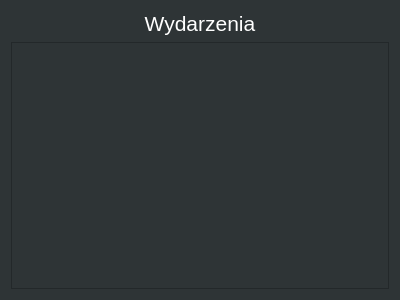
<?xml version="1.0" encoding="UTF-8"?>
<ui version="4.0">
 <class>Events_window</class>
 <widget class="QDialog" name="Events_window">
  <property name="geometry">
   <rect>
    <x>0</x>
    <y>0</y>
    <width>400</width>
    <height>300</height>
   </rect>
  </property>
  <property name="palette">
   <palette>
    <active>
     <colorrole role="WindowText">
      <brush brushstyle="SolidPattern">
       <color alpha="255">
        <red>255</red>
        <green>255</green>
        <blue>255</blue>
       </color>
      </brush>
     </colorrole>
     <colorrole role="Button">
      <brush brushstyle="SolidPattern">
       <color alpha="255">
        <red>46</red>
        <green>52</green>
        <blue>54</blue>
       </color>
      </brush>
     </colorrole>
     <colorrole role="Light">
      <brush brushstyle="SolidPattern">
       <color alpha="255">
        <red>69</red>
        <green>78</green>
        <blue>81</blue>
       </color>
      </brush>
     </colorrole>
     <colorrole role="Midlight">
      <brush brushstyle="SolidPattern">
       <color alpha="255">
        <red>57</red>
        <green>65</green>
        <blue>67</blue>
       </color>
      </brush>
     </colorrole>
     <colorrole role="Dark">
      <brush brushstyle="SolidPattern">
       <color alpha="255">
        <red>23</red>
        <green>26</green>
        <blue>27</blue>
       </color>
      </brush>
     </colorrole>
     <colorrole role="Mid">
      <brush brushstyle="SolidPattern">
       <color alpha="255">
        <red>30</red>
        <green>34</green>
        <blue>36</blue>
       </color>
      </brush>
     </colorrole>
     <colorrole role="Text">
      <brush brushstyle="SolidPattern">
       <color alpha="255">
        <red>255</red>
        <green>255</green>
        <blue>255</blue>
       </color>
      </brush>
     </colorrole>
     <colorrole role="BrightText">
      <brush brushstyle="SolidPattern">
       <color alpha="255">
        <red>255</red>
        <green>255</green>
        <blue>255</blue>
       </color>
      </brush>
     </colorrole>
     <colorrole role="ButtonText">
      <brush brushstyle="SolidPattern">
       <color alpha="255">
        <red>255</red>
        <green>255</green>
        <blue>255</blue>
       </color>
      </brush>
     </colorrole>
     <colorrole role="Base">
      <brush brushstyle="SolidPattern">
       <color alpha="255">
        <red>0</red>
        <green>0</green>
        <blue>0</blue>
       </color>
      </brush>
     </colorrole>
     <colorrole role="Window">
      <brush brushstyle="SolidPattern">
       <color alpha="255">
        <red>46</red>
        <green>52</green>
        <blue>54</blue>
       </color>
      </brush>
     </colorrole>
     <colorrole role="Shadow">
      <brush brushstyle="SolidPattern">
       <color alpha="255">
        <red>0</red>
        <green>0</green>
        <blue>0</blue>
       </color>
      </brush>
     </colorrole>
     <colorrole role="AlternateBase">
      <brush brushstyle="SolidPattern">
       <color alpha="255">
        <red>23</red>
        <green>26</green>
        <blue>27</blue>
       </color>
      </brush>
     </colorrole>
     <colorrole role="ToolTipBase">
      <brush brushstyle="SolidPattern">
       <color alpha="255">
        <red>255</red>
        <green>255</green>
        <blue>220</blue>
       </color>
      </brush>
     </colorrole>
     <colorrole role="ToolTipText">
      <brush brushstyle="SolidPattern">
       <color alpha="255">
        <red>0</red>
        <green>0</green>
        <blue>0</blue>
       </color>
      </brush>
     </colorrole>
     <colorrole role="PlaceholderText">
      <brush brushstyle="SolidPattern">
       <color alpha="128">
        <red>255</red>
        <green>255</green>
        <blue>255</blue>
       </color>
      </brush>
     </colorrole>
    </active>
    <inactive>
     <colorrole role="WindowText">
      <brush brushstyle="SolidPattern">
       <color alpha="255">
        <red>255</red>
        <green>255</green>
        <blue>255</blue>
       </color>
      </brush>
     </colorrole>
     <colorrole role="Button">
      <brush brushstyle="SolidPattern">
       <color alpha="255">
        <red>46</red>
        <green>52</green>
        <blue>54</blue>
       </color>
      </brush>
     </colorrole>
     <colorrole role="Light">
      <brush brushstyle="SolidPattern">
       <color alpha="255">
        <red>69</red>
        <green>78</green>
        <blue>81</blue>
       </color>
      </brush>
     </colorrole>
     <colorrole role="Midlight">
      <brush brushstyle="SolidPattern">
       <color alpha="255">
        <red>57</red>
        <green>65</green>
        <blue>67</blue>
       </color>
      </brush>
     </colorrole>
     <colorrole role="Dark">
      <brush brushstyle="SolidPattern">
       <color alpha="255">
        <red>23</red>
        <green>26</green>
        <blue>27</blue>
       </color>
      </brush>
     </colorrole>
     <colorrole role="Mid">
      <brush brushstyle="SolidPattern">
       <color alpha="255">
        <red>30</red>
        <green>34</green>
        <blue>36</blue>
       </color>
      </brush>
     </colorrole>
     <colorrole role="Text">
      <brush brushstyle="SolidPattern">
       <color alpha="255">
        <red>255</red>
        <green>255</green>
        <blue>255</blue>
       </color>
      </brush>
     </colorrole>
     <colorrole role="BrightText">
      <brush brushstyle="SolidPattern">
       <color alpha="255">
        <red>255</red>
        <green>255</green>
        <blue>255</blue>
       </color>
      </brush>
     </colorrole>
     <colorrole role="ButtonText">
      <brush brushstyle="SolidPattern">
       <color alpha="255">
        <red>255</red>
        <green>255</green>
        <blue>255</blue>
       </color>
      </brush>
     </colorrole>
     <colorrole role="Base">
      <brush brushstyle="SolidPattern">
       <color alpha="255">
        <red>0</red>
        <green>0</green>
        <blue>0</blue>
       </color>
      </brush>
     </colorrole>
     <colorrole role="Window">
      <brush brushstyle="SolidPattern">
       <color alpha="255">
        <red>46</red>
        <green>52</green>
        <blue>54</blue>
       </color>
      </brush>
     </colorrole>
     <colorrole role="Shadow">
      <brush brushstyle="SolidPattern">
       <color alpha="255">
        <red>0</red>
        <green>0</green>
        <blue>0</blue>
       </color>
      </brush>
     </colorrole>
     <colorrole role="AlternateBase">
      <brush brushstyle="SolidPattern">
       <color alpha="255">
        <red>23</red>
        <green>26</green>
        <blue>27</blue>
       </color>
      </brush>
     </colorrole>
     <colorrole role="ToolTipBase">
      <brush brushstyle="SolidPattern">
       <color alpha="255">
        <red>255</red>
        <green>255</green>
        <blue>220</blue>
       </color>
      </brush>
     </colorrole>
     <colorrole role="ToolTipText">
      <brush brushstyle="SolidPattern">
       <color alpha="255">
        <red>0</red>
        <green>0</green>
        <blue>0</blue>
       </color>
      </brush>
     </colorrole>
     <colorrole role="PlaceholderText">
      <brush brushstyle="SolidPattern">
       <color alpha="128">
        <red>255</red>
        <green>255</green>
        <blue>255</blue>
       </color>
      </brush>
     </colorrole>
    </inactive>
    <disabled>
     <colorrole role="WindowText">
      <brush brushstyle="SolidPattern">
       <color alpha="255">
        <red>23</red>
        <green>26</green>
        <blue>27</blue>
       </color>
      </brush>
     </colorrole>
     <colorrole role="Button">
      <brush brushstyle="SolidPattern">
       <color alpha="255">
        <red>46</red>
        <green>52</green>
        <blue>54</blue>
       </color>
      </brush>
     </colorrole>
     <colorrole role="Light">
      <brush brushstyle="SolidPattern">
       <color alpha="255">
        <red>69</red>
        <green>78</green>
        <blue>81</blue>
       </color>
      </brush>
     </colorrole>
     <colorrole role="Midlight">
      <brush brushstyle="SolidPattern">
       <color alpha="255">
        <red>57</red>
        <green>65</green>
        <blue>67</blue>
       </color>
      </brush>
     </colorrole>
     <colorrole role="Dark">
      <brush brushstyle="SolidPattern">
       <color alpha="255">
        <red>23</red>
        <green>26</green>
        <blue>27</blue>
       </color>
      </brush>
     </colorrole>
     <colorrole role="Mid">
      <brush brushstyle="SolidPattern">
       <color alpha="255">
        <red>30</red>
        <green>34</green>
        <blue>36</blue>
       </color>
      </brush>
     </colorrole>
     <colorrole role="Text">
      <brush brushstyle="SolidPattern">
       <color alpha="255">
        <red>23</red>
        <green>26</green>
        <blue>27</blue>
       </color>
      </brush>
     </colorrole>
     <colorrole role="BrightText">
      <brush brushstyle="SolidPattern">
       <color alpha="255">
        <red>255</red>
        <green>255</green>
        <blue>255</blue>
       </color>
      </brush>
     </colorrole>
     <colorrole role="ButtonText">
      <brush brushstyle="SolidPattern">
       <color alpha="255">
        <red>23</red>
        <green>26</green>
        <blue>27</blue>
       </color>
      </brush>
     </colorrole>
     <colorrole role="Base">
      <brush brushstyle="SolidPattern">
       <color alpha="255">
        <red>46</red>
        <green>52</green>
        <blue>54</blue>
       </color>
      </brush>
     </colorrole>
     <colorrole role="Window">
      <brush brushstyle="SolidPattern">
       <color alpha="255">
        <red>46</red>
        <green>52</green>
        <blue>54</blue>
       </color>
      </brush>
     </colorrole>
     <colorrole role="Shadow">
      <brush brushstyle="SolidPattern">
       <color alpha="255">
        <red>0</red>
        <green>0</green>
        <blue>0</blue>
       </color>
      </brush>
     </colorrole>
     <colorrole role="AlternateBase">
      <brush brushstyle="SolidPattern">
       <color alpha="255">
        <red>46</red>
        <green>52</green>
        <blue>54</blue>
       </color>
      </brush>
     </colorrole>
     <colorrole role="ToolTipBase">
      <brush brushstyle="SolidPattern">
       <color alpha="255">
        <red>255</red>
        <green>255</green>
        <blue>220</blue>
       </color>
      </brush>
     </colorrole>
     <colorrole role="ToolTipText">
      <brush brushstyle="SolidPattern">
       <color alpha="255">
        <red>0</red>
        <green>0</green>
        <blue>0</blue>
       </color>
      </brush>
     </colorrole>
     <colorrole role="PlaceholderText">
      <brush brushstyle="SolidPattern">
       <color alpha="128">
        <red>255</red>
        <green>255</green>
        <blue>255</blue>
       </color>
      </brush>
     </colorrole>
    </disabled>
   </palette>
  </property>
  <property name="windowTitle">
   <string>Wydarzenia</string>
  </property>
  <layout class="QVBoxLayout" name="verticalLayout">
   <item>
    <widget class="QLabel" name="label">
     <property name="text">
      <string>&lt;html&gt;&lt;head/&gt;&lt;body&gt;&lt;p align=&quot;center&quot;&gt;&lt;span style=&quot; font-size:16pt;&quot;&gt;Wydarzenia&lt;/span&gt;&lt;/p&gt;&lt;/body&gt;&lt;/html&gt;</string>
     </property>
    </widget>
   </item>
   <item>
    <widget class="QScrollArea" name="scrollArea">
     <property name="widgetResizable">
      <bool>true</bool>
     </property>
     <widget class="QWidget" name="scrollAreaWidgetContents">
      <property name="geometry">
       <rect>
        <x>0</x>
        <y>0</y>
        <width>380</width>
        <height>250</height>
       </rect>
      </property>
     </widget>
    </widget>
   </item>
  </layout>
 </widget>
 <resources/>
 <connections/>
</ui>
